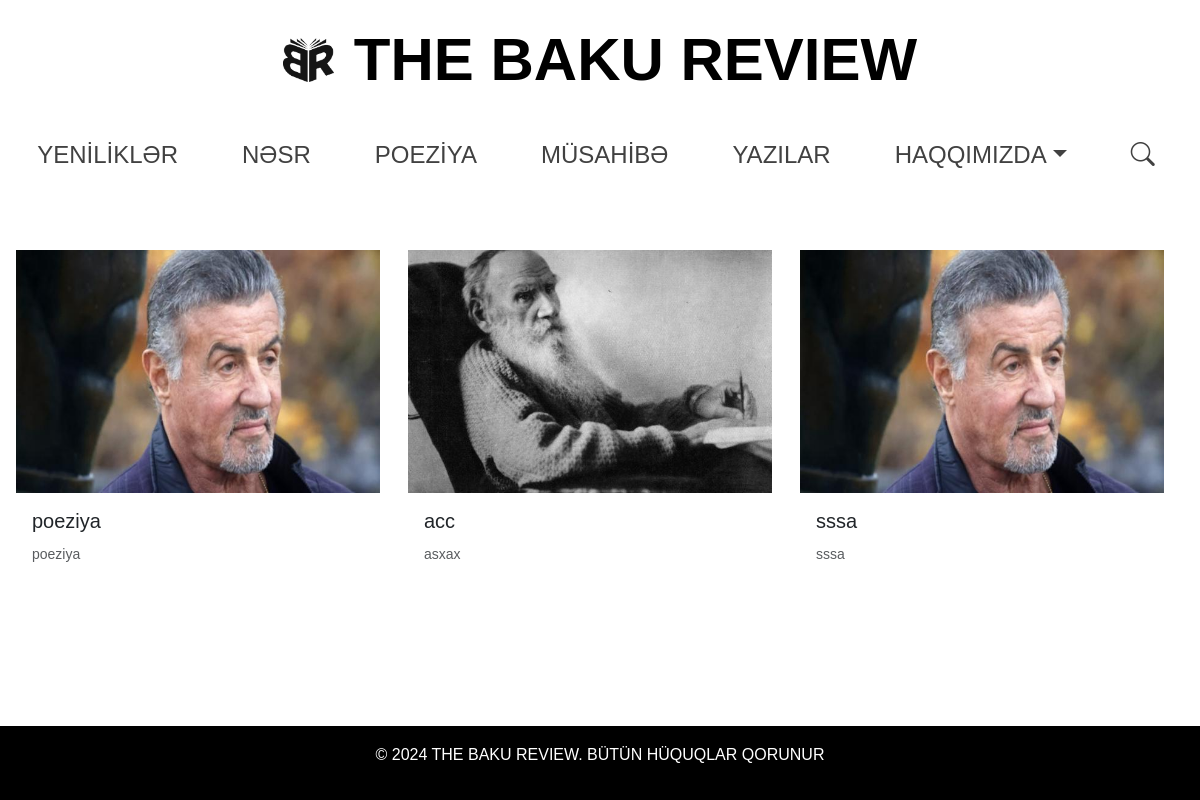
The app's page /poetry/, older data.
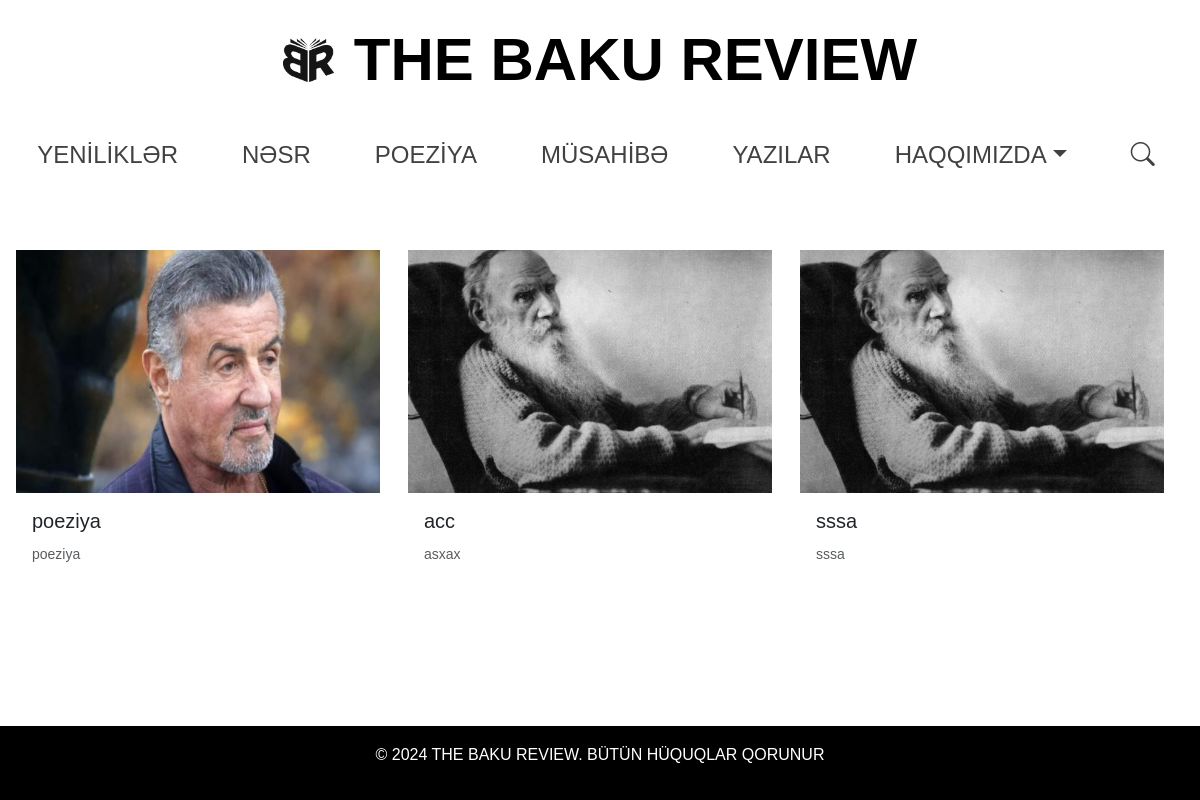
The same page, newer data.
### core/models.py (models this page shows, shortened)
class BaseModel(models.Model):
    title = models.CharField(max_length=200, db_index=True)
    slug = models.SlugField(max_length=200, unique=True, blank=True)
    content = CKEditor5Field("Text", config_name="extends", db_index=True)
    image = models.ImageField(upload_to=get_image_upload_path)
    thumbnail = models.ImageField(
        upload_to=get_image_upload_path, null=True, blank=True
    )
    author = models.CharField(max_length=100, db_index=True)
    is_active = models.BooleanField(default=True)
    created_at = models.DateTimeField(auto_now_add=True)
    class Meta:
        abstract = True

class Poetry(BaseModel):
    class Meta:
        verbose_name = "Poeziya"
        verbose_name_plural = "Poeziya"

### core/views.py (the view)
# urls.py: path("poetry/", views.PoetryListView.as_view(), name="poetry_list"),
class PoetryListView(ListView):
    model = Poetry
    template_name = "poetry_list.html"
    context_object_name = "poetry_list"
    paginate_by = 16
    def get_queryset(self):
        return Poetry.objects.filter(is_active=True)

### templates/poetry_list.html (shortened to what this page needs)
{% extends 'base.html' %}
{% load static %}
{% block content %}
<main class="container mt-4">
    <div class="row detail">
        {% for poetry in poetry_list %}
        <div class="col-md-4 prose-list mb-4">
            <a href="{% url 'poetry_detail' poetry.slug %}" class="card prose-card" style="height: 100%; text-decoration: none; color: inherit; border: none;">
                <img src="{{ poetry.thumbnail.url }}" class="card-img-top" alt="{{ poetry.title }}">
                <div class="card-body">
                    <h5 class="card-title">{{ poetry.title }}</h5>
                    <p class="card-text"><small class="text-muted">{{ poetry.author }}</small></p>
                </div>
            </a>
        </div>
        {% endfor %}
    </div>
</main>
{% endblock %}

Row changes from the older to the newer data that the page shows:
changed Poetry "sssa": thumbnail: a different picture
